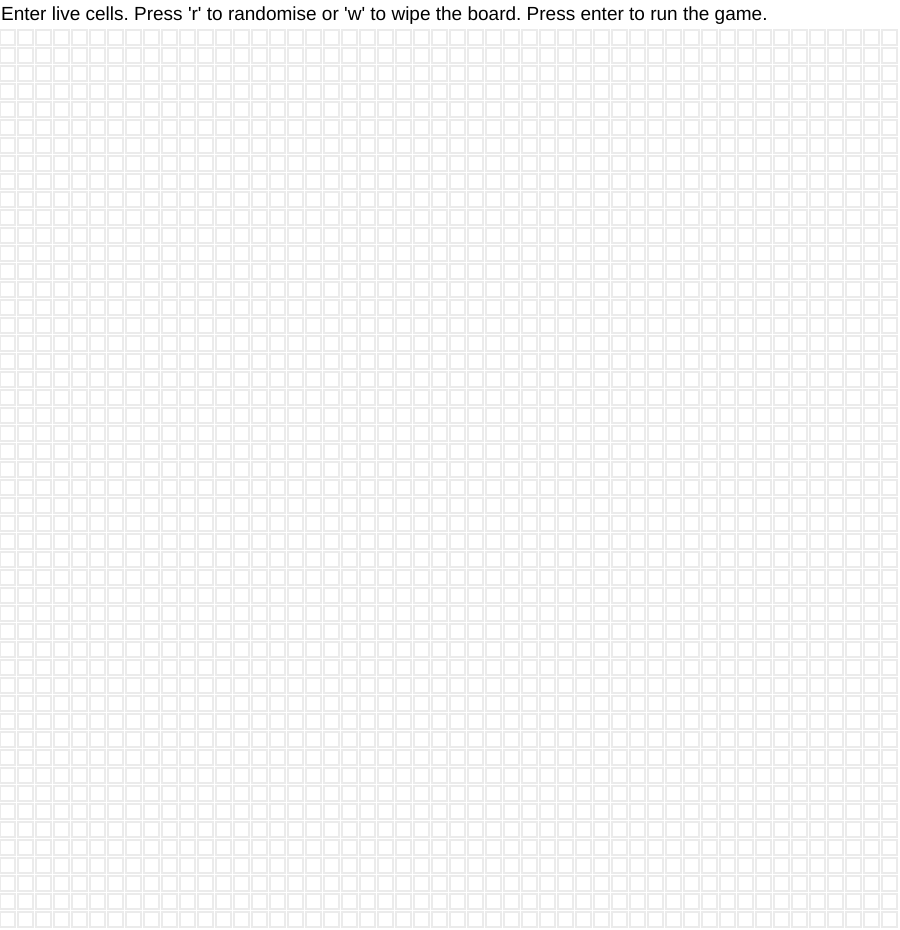
Frame 1 (no input)
Frame 60 (no input): identical to frame 1, image omitted
Frame 120 (the mouse pressed at the canvas centre since frame 60): identical to frame 1, image omitted

The p5.js sketch that drew this single still picture (run headless with seeded random() and noise() and a simulated clock; from frame 60 on, the mouse is pressed at the canvas centre):

// p5.js sketch
// ── sketch.js
var sqPerLine = 50;
var w;
var grid;
var newGrid;
var keyP;
var randP;


function setup() {
    createCanvas(900, 930);
    w = floor(width / sqPerLine);
    grid = create2DArray();

    for (var i = 0; i < sqPerLine; i++) {
        for (var j = 0; j < sqPerLine; j++) {
            grid[i][j] = 0;
        }
    }

    keyP = false;
    randP = false;
}


function draw() {

    if (randP && !keyP) {
        fillGrid();
        write("You can add or remove live cells, as well as wipe the board. Press enter to run the game.");
    } else if (keyP == false) {

        fillGrid();
        write("Enter live cells. Press 'r' to randomise or 'w' to wipe the board. Press enter to run the game.");

    } else {

        fillGrid();
        write("Game is running. Press enter again to pause. Press 'w' to wipe the board and start again.");

        newGrid = create2DArray();

        for (var i = 0; i < sqPerLine; i++) {
            for (var j = 0; j < sqPerLine; j++) {

                var current = grid[i][j];
                var neighbours = countNearbyLives(i, j);

                if (current == 0 && neighbours == 3) {
                    newGrid[i][j] = 1;
                } else if (current == 1 && (neighbours < 2 || neighbours > 3)) {
                    newGrid[i][j] = 0;
                } else {
                    newGrid[i][j] = current;
                }
            }
        }

        grid = newGrid;
    }
}

function mousePressed() {
    for (var i = 0; i < sqPerLine; i++) {
        for (var j = 0; j < sqPerLine; j++) {
            if (mouseX > i * w && mouseX < i * w + w && mouseY > j * w + 30 && mouseY < j * w + w + 30) {
                if (grid[i][j] == 0) {
                    grid[i][j] = 1;
                } else {
                    grid[i][j] = 0;
                }
                break;
            }
        }
    }
}

function keyTyped() {
    if (key == 'r') {
        if (!keyP) {
            for (var i = 0; i < sqPerLine; i++) {
                for (var j = 0; j < sqPerLine; j++) {
                    grid[i][j] = floor(random(2));
                }
            }

            keyP = false;
            randP = true;
        }
    }

    if (key == 'w') {
        for (var i = 0; i < sqPerLine; i++) {
            for (var j = 0; j < sqPerLine; j++) {
                grid[i][j] = 0;
            }
        }

        randP = false;
        keyP = false;
    }

    if (keyCode == 13) {
        if (!keyP) {
            keyP = true;
        } else if (keyP) {
            keyP = false;
        }
    }
}

function create2DArray() {
    var arr = new Array(sqPerLine);
    for (var i = 0; i < arr.length; i++) {
        arr[i] = new Array(sqPerLine);
    }

    return arr;
}

function countNearbyLives(i, j) {
    var lives = 0;

    for (var x = -1; x <= 1; x++) {
        for (var y = -1; y <= 1; y++) {
            if (i + x >= 0 && i + x < sqPerLine && j + y >= 0 && j + y < sqPerLine) {
                if (!(x == 0 && y == 0)) {
                    lives += grid[i + x][j + y];
                }
            }
        }
    }

    return lives;
}

function fillGrid() {
    background(255);
    strokeWeight(2);
    stroke(0, 0, 0, 20);

    for (var i = 0; i < sqPerLine; i++) {
        for (var j = 0; j < sqPerLine; j++) {
            if (grid[i][j] == 1) {
                fill(0);
            } else {
                fill(255);
            }
            rect(i * w, j * w + 30, w - 3, w - 3);
        }
    }
}

function write(words) {
    strokeWeight(2);
    stroke(255);
    fill(0);
    textSize(19);
    text(words, 1, 20);
}
